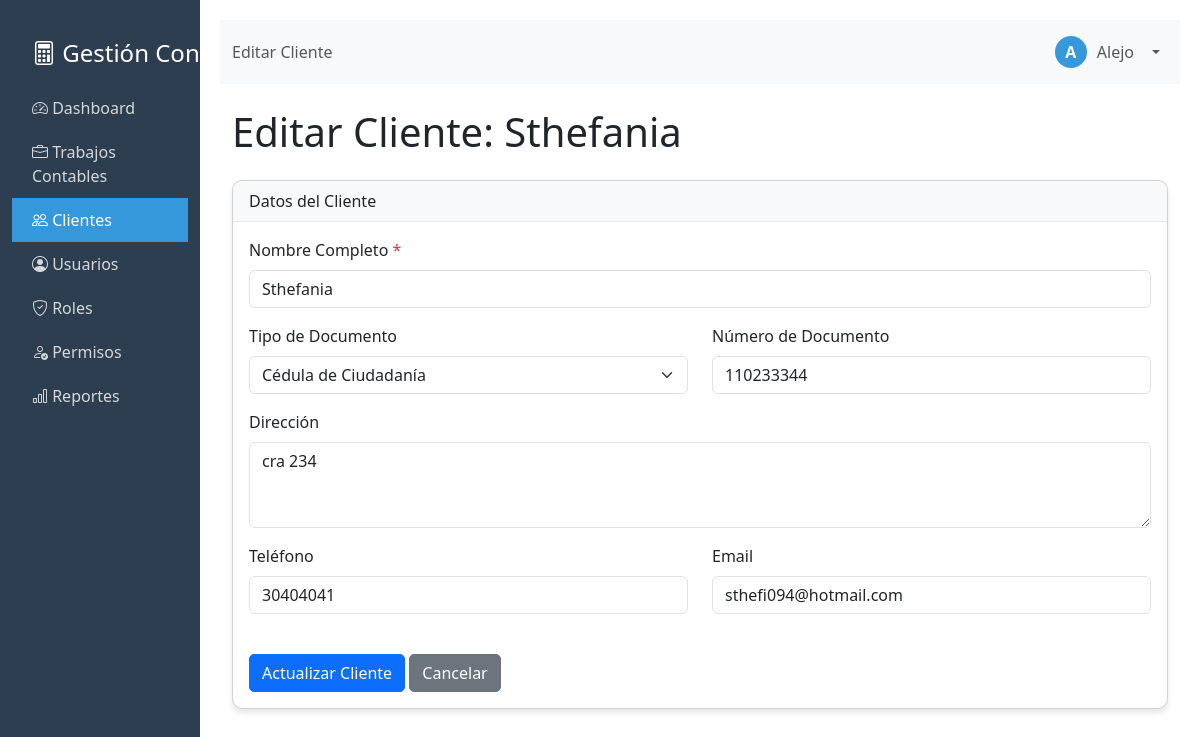
The page /editar_cliente.php?id=1 (signed in) on the database its author committed.
### tables this page shows
CREATE TABLE `clientes` (
  `id` int(11) NOT NULL,
  `nombre_completo` varchar(255) NOT NULL,
  `tipo_documento` varchar(50) DEFAULT NULL,
  `numero_documento` varchar(50) DEFAULT NULL,
  `direccion` text DEFAULT NULL,
  `telefono` varchar(50) DEFAULT NULL,
  `email` varchar(100) DEFAULT NULL,
  `fecha_registro` timestamp NOT NULL DEFAULT current_timestamp()
);

### editar_cliente.php (the view, shortened to what this page needs)
<?php
require_once 'funciones_auth.php';
$titulo = 'Editar Cliente';
$cliente_id = null;
$nombre_completo = '';
$tipo_documento = '';
$numero_documento = '';
$direccion = '';
$telefono = '';
$email = '';
$errores = [];
$cliente_actual = null;
if (isset($_GET['id']) && filter_var($_GET['id'], FILTER_VALIDATE_INT)) {
    $cliente_id = $_GET['id'];
} else {
    $_SESSION['error'] = "ID de cliente no válido.";
    header('Location: clientes.php');
    exit();
}
try {
    $stmt_cliente = $pdo->prepare("SELECT * FROM clientes WHERE id = ?");
    $stmt_cliente->execute([$cliente_id]);
    $cliente_actual = $stmt_cliente->fetch(PDO::FETCH_ASSOC);
    if ($_SERVER['REQUEST_METHOD'] != 'POST') {
        $nombre_completo = $cliente_actual['nombre_completo'];
        $tipo_documento = $cliente_actual['tipo_documento'];
        $numero_documento = $cliente_actual['numero_documento'];
        $direccion = $cliente_actual['direccion'];
        $telefono = $cliente_actual['telefono'];
        $email = $cliente_actual['email'];
    }
} catch (PDOException $e) {
    $_SESSION['error'] = "Error al cargar datos del cliente: " . $e->getMessage();
    header('Location: clientes.php');
    exit();
}
?>
<div class="container-fluid">
    <h1 class="mb-4"><?php echo $titulo; ?>: <?php echo htmlspecialchars($cliente_actual['nombre_completo'] ?? ''); ?></h1>
    <div class="card">
        <div class="card-header">
            Datos del Cliente
        </div>
        <div class="card-body">
            <form action="editar_cliente.php?id=<?php echo $cliente_id; ?>" method="POST">
                <div class="mb-3">
                    <label for="nombre_completo" class="form-label">Nombre Completo <span class="text-danger">*</span></label>
                    <input type="text" class="form-control <?php echo isset($errores['nombre_completo']) ? 'is-invalid' : ''; ?>" id="nombre_completo" name="nombre_completo" value="<?php echo htmlspecialchars($nombre_completo); ?>" required>
                </div>
                <div class="row">
                    <div class="col-md-6 mb-3">
                        <label for="tipo_documento" class="form-label">Tipo de Documento</label>
                        <select class="form-select <?php echo isset($errores['tipo_documento']) ? 'is-invalid' : ''; ?>" id="tipo_documento" name="tipo_documento">
                            <option value="CC" <?php echo ($tipo_documento === 'CC') ? 'selected' : ''; ?>>Cédula de Ciudadanía</option>
                        </select>
                    </div>
                    <div class="col-md-6 mb-3">
                        <label for="numero_documento" class="form-label">Número de Documento</label>
                        <input type="text" class="form-control <?php echo isset($errores['numero_documento']) ? 'is-invalid' : ''; ?>" id="numero_documento" name="numero_documento" value="<?php echo htmlspecialchars($numero_documento); ?>">
                    </div>
                </div>
                <div class="mb-3">
                    <label for="direccion" class="form-label">Dirección</label>
                    <textarea class="form-control <?php echo isset($errores['direccion']) ? 'is-invalid' : ''; ?>" id="direccion" name="direccion" rows="3"><?php echo htmlspecialchars($direccion); ?></textarea>
                </div>
                <div class="row">
                    <div class="col-md-6 mb-3">
                        <label for="telefono" class="form-label">Teléfono</label>
                        <input type="tel" class="form-control <?php echo isset($errores['telefono']) ? 'is-invalid' : ''; ?>" id="telefono" name="telefono" value="<?php echo htmlspecialchars($telefono); ?>">
                    </div>
                    <div class="col-md-6 mb-3">
                        <label for="email" class="form-label">Email</label>
                        <input type="email" class="form-control <?php echo isset($errores['email']) ? 'is-invalid' : ''; ?>" id="email" name="email" value="<?php echo htmlspecialchars($email); ?>">
                    </div>
                </div>
                <div class="mt-4">
                    <button type="submit" class="btn btn-primary">Actualizar Cliente</button>
                    <a href="clientes.php" class="btn btn-secondary">Cancelar</a>
                </div>
            </form>
        </div>
    </div>
</div>
<?php
require_once 'layout.php';
?>

### layout.php (style rules this page uses)
.card { border-radius: 10px; box-shadow: 0 4px 6px rgba(0, 0, 0, 0.1); margin-bottom: 20px; }
.card-header { background-color: #f8f9fa; border-bottom: 1px solid #e9ecef; border-radius: 10px 10px 0 0 !important; }
.btn { border-radius: 5px; }

### rows shown on the page
clientes: nombre_completo "Sthefania", tipo_documento "Cédula de Ciudadanía", numero_documento "110233344", direccion "cra 234", telefono "30404041", email "sthefi094@hotmail.com"

### other values the page prints
$titulo "Editar Cliente"
substr($nombre_usuario, 0, 1) "A"
$nombre_usuario "Alejo"
